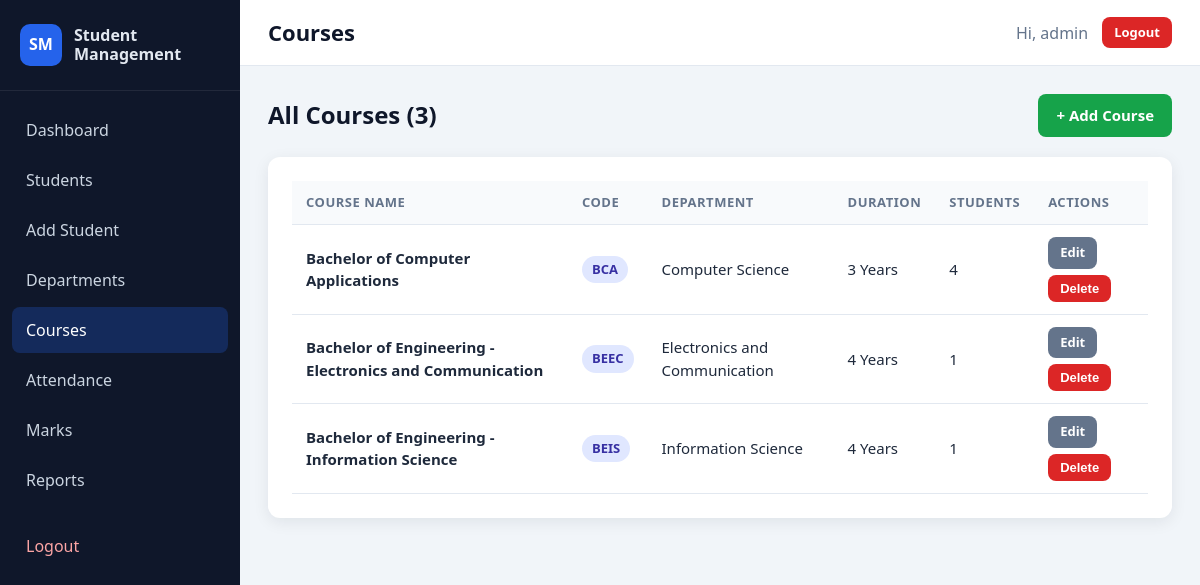
Screenshot of /courses.php (signed in) with the database file from the repository.
### tables this page shows
CREATE TABLE courses (
    id INT AUTO_INCREMENT PRIMARY KEY,
    course_name VARCHAR(100) NOT NULL,
    course_code VARCHAR(15) NOT NULL UNIQUE,
    department_id INT NOT NULL,
    duration VARCHAR(30) NOT NULL,
    created_at TIMESTAMP DEFAULT CURRENT_TIMESTAMP,
    CONSTRAINT fk_courses_department FOREIGN KEY (department_id)
        REFERENCES departments (id) ON DELETE RESTRICT
);

CREATE TABLE departments (
    id INT AUTO_INCREMENT PRIMARY KEY,
    department_name VARCHAR(100) NOT NULL,
    department_code VARCHAR(10) NOT NULL UNIQUE,
    created_at TIMESTAMP DEFAULT CURRENT_TIMESTAMP
);

### includes/auth.php (called while the page is built, shortened)
<?php
function e($value)
{
    return htmlspecialchars((string) $value, ENT_QUOTES, 'UTF-8');
}
function fetch_rows(mysqli $conn, $sql, $types = '', array $params = [])
{
    if (empty($params)) {
        $result = $conn->query($sql);
    }
    return $result->fetch_all(MYSQLI_ASSOC);
}

### courses.php (the view, shortened to what this page needs)
<?php
require_once __DIR__ . '/config/db.php';
require_once __DIR__ . '/includes/auth.php';
$courses = fetch_rows($conn, "SELECT c.id, c.course_name, c.course_code, c.duration, c.created_at, d.department_name, d.department_code,
    (SELECT COUNT(*) FROM students s WHERE s.course_id = c.id) AS student_count
    FROM courses c
    LEFT JOIN departments d ON c.department_id = d.id
    ORDER BY c.course_name");
require_once __DIR__ . '/includes/header.php';
?>
<div class="page-header">
    <h2>All Courses (<?= count($courses) ?>)</h2>
    <a href="add_course.php" class="btn btn-success">+ Add Course</a>
</div>
<div class="card">
    <div class="table-wrapper">
        <table>
            <thead>
            <tr>
                <th>Course Name</th>
                <th>Code</th>
                <th>Department</th>
                <th>Duration</th>
                <th>Students</th>
                <th>Actions</th>
            </tr>
            </thead>
            <tbody>
            <?php foreach ($courses as $course): ?>
                <tr>
                    <td><strong><?= e($course['course_name']) ?></strong></td>
                    <td><span class="badge"><?= e($course['course_code']) ?></span></td>
                    <td><?= e($course['department_name'] ?? '-') ?></td>
                    <td><?= e($course['duration']) ?></td>
                    <td><?= (int) $course['student_count'] ?></td>
                    <td>
                        <div class="table-actions">
                            <a href="edit_course.php?id=<?= (int) $course['id'] ?>" class="btn btn-small btn-secondary">Edit</a>
                            <form method="POST" action="delete_course.php" data-confirm="Are you sure you want to delete this course?">
                                <button type="submit" class="btn btn-small btn-danger">Delete</button>
                            </form>
                        </div>
                    </td>
                </tr>
            <?php endforeach; ?>
            </tbody>
        </table>
    </div>
</div>
<?php require_once __DIR__ . '/includes/footer.php'; ?>

### assets/css/style.css (style rules this page uses)
:root { --primary: #2563eb; --primary-dark: #1d4ed8; --success: #16a34a; --danger: #dc2626; --warning: #d97706; --dark: #0f172a; --sidebar: #0f172a; --text: #1e293b; --muted: #64748b; --border: #e2e8f0; --background: #f1f5f9; --card: #ffffff; --radius: 12px; --shadow: 0 4px 16px rgba(15, 23, 42, 0.08); }
* { box-sizing: border-box; margin: 0; padding: 0; }
body { font-family: "Segoe UI", Roboto, Arial, sans-serif; background: var(--background); color: var(--text); line-height: 1.5; min-height: 100vh; }
a { color: var(--primary); text-decoration: none; }
h1, h2, h3 { color: var(--dark); }
.page-header { display: flex; justify-content: space-between; align-items: center; flex-wrap: wrap; gap: 12px; margin-bottom: 20px; }
.card { background: var(--card); border-radius: var(--radius); box-shadow: var(--shadow); padding: 24px; margin-bottom: 24px; }
.btn { display: inline-block; border: none; border-radius: 8px; padding: 10px 18px; font-size: 15px; font-weight: 600; cursor: pointer; color: #fff; background: var(--primary); transition: background 0.2s, transform 0.1s; text-align: center; }
.btn-small { padding: 6px 12px; font-size: 13px; }
.btn-success { background: var(--success); }
.btn-danger { background: var(--danger); }
.btn-secondary { background: #64748b; }
.table-wrapper { overflow-x: auto; }
table { width: 100%; border-collapse: collapse; font-size: 15px; }
th, td { padding: 12px 14px; text-align: left; border-bottom: 1px solid var(--border); vertical-align: middle; }
th { background: #f8fafc; color: var(--muted); font-size: 13px; text-transform: uppercase; letter-spacing: 0.04em; }
.table-actions { display: flex; gap: 6px; flex-wrap: wrap; }
.badge { display: inline-block; padding: 4px 10px; border-radius: 999px; font-size: 13px; font-weight: 600; background: #e0e7ff; color: #3730a3; }

### rows the page displays
courses: course_name "Bachelor of Computer Applications", course_code "BCA", department.department_name "Computer Science", duration "3 Years", student_count "4"
courses: course_name "Bachelor of Engineering - Electronics and Communication", course_code "BEEC", department.department_name "Electronics and Communication", duration "4 Years", student_count "1"
courses: course_name "Bachelor of Engineering - Information Science", course_code "BEIS", department.department_name "Information Science", duration "4 Years", student_count "1"

### other values shown
$pageTitle "Courses"
$_SESSION['admin_username'] "admin"
count($courses) "3"
